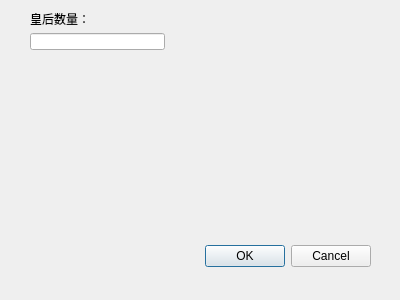
<?xml version="1.0" encoding="UTF-8"?>
<ui version="4.0">
 <class>Dialog</class>
 <widget class="QDialog" name="Dialog">
  <property name="geometry">
   <rect>
    <x>0</x>
    <y>0</y>
    <width>400</width>
    <height>300</height>
   </rect>
  </property>
  <property name="windowTitle">
   <string>Dialog</string>
  </property>
  <widget class="QDialogButtonBox" name="buttonBox">
   <property name="geometry">
    <rect>
     <x>30</x>
     <y>240</y>
     <width>341</width>
     <height>32</height>
    </rect>
   </property>
   <property name="orientation">
    <enum>Qt::Horizontal</enum>
   </property>
   <property name="standardButtons">
    <set>QDialogButtonBox::Cancel|QDialogButtonBox::Ok</set>
   </property>
  </widget>
  <widget class="QWidget" name="">
   <property name="geometry">
    <rect>
     <x>30</x>
     <y>10</y>
     <width>135</width>
     <height>40</height>
    </rect>
   </property>
   <layout class="QVBoxLayout" name="verticalLayout">
    <item>
     <widget class="QLabel" name="label">
      <property name="text">
       <string>皇后数量：</string>
      </property>
     </widget>
    </item>
    <item>
     <widget class="QLineEdit" name="lineEdit"/>
    </item>
   </layout>
  </widget>
 </widget>
 <resources/>
 <connections>
  <connection>
   <sender>buttonBox</sender>
   <signal>accepted()</signal>
   <receiver>Dialog</receiver>
   <slot>accept()</slot>
   <hints>
    <hint type="sourcelabel">
     <x>248</x>
     <y>254</y>
    </hint>
    <hint type="destinationlabel">
     <x>157</x>
     <y>274</y>
    </hint>
   </hints>
  </connection>
  <connection>
   <sender>buttonBox</sender>
   <signal>rejected()</signal>
   <receiver>Dialog</receiver>
   <slot>reject()</slot>
   <hints>
    <hint type="sourcelabel">
     <x>316</x>
     <y>260</y>
    </hint>
    <hint type="destinationlabel">
     <x>286</x>
     <y>274</y>
    </hint>
   </hints>
  </connection>
 </connections>
</ui>
